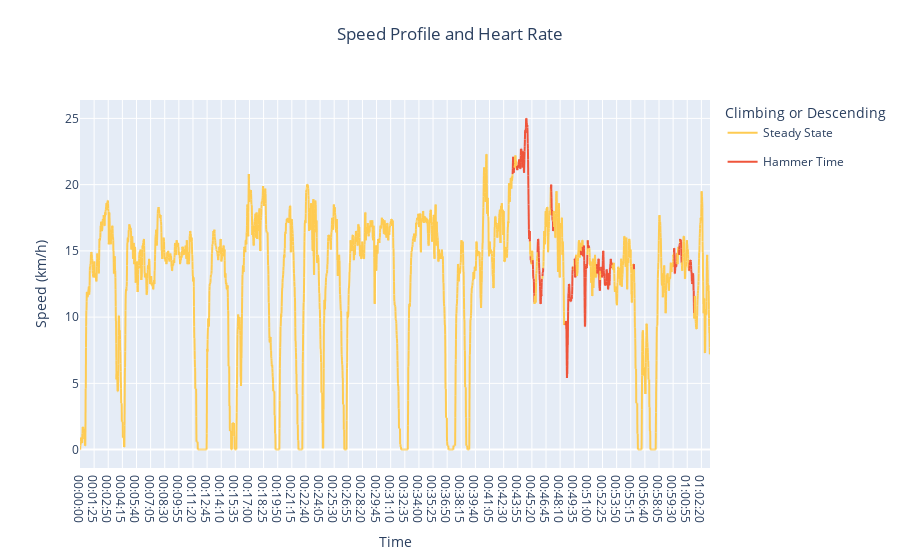

This figure's notebook cell:
### Code cell
import numpy as np
import pandas as pd
from datetime import datetime

import plotly.express as px
import plotly.graph_objects as go

fig = go.Figure(
    [
        go.Scatter(
            #x = a.index[tn : tn + 2],
            x = a['Time'][tn : tn + 2],
            y = a['Speed (km/h)'][tn : tn + 2],
            #mode='lines+markers',
            mode='lines',
            # line_shape="hv",
            line_color=px.colors.qualitative.Plotly[a['slope'][tn]],
            name=a['slope_str'][tn],
            legendgroup= a['slope_str'][tn],
            showlegend= a['showlegend'][tn],
        )
        for tn in range(len(a))
    ]
)

fig.update_layout(legend_title_text='Climbing or Descending')

fig.update_layout(
    title={
        'text': "Speed Profile and Heart Rate",
        'y':0.95,
        'x':0.5,
        'xanchor': 'center',
        'yanchor': 'top'},
    xaxis=dict(
        title="Time"
    ),
    yaxis=dict(
        title="Speed (km/h)"
    ))


fig.show()
